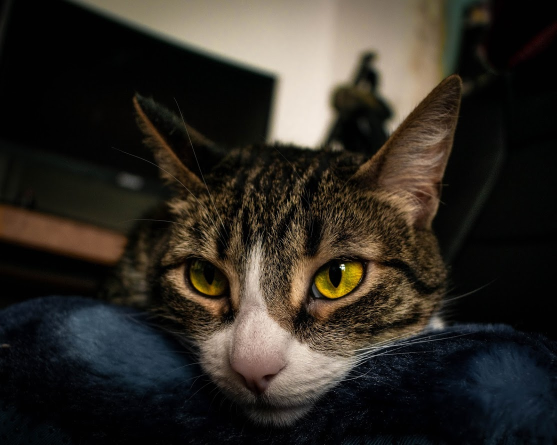
#> input picture images/coyoya.jpg, 1113 x 890 px (shown at 1/2 size)
$ jupyter execute --allow-errors hwk01.ipynb   (shell and % lines are left out)
#> lines starting #> are read from the running program, lines starting #| are printed output that depends on the picture
# MAT281 - Tarea 1

## SVD y Gatitos

En este ejercicio utilizaremos la descomposición valor singular con tal de comprimir imágenes, si bien hay algoritmos mucho mejores para esto, será un ejercicio muy ilustrativo.

### Recuerdo

La descomposición SVD de una matriz $A$ de tamaño $m \times n$ posee la siguiente forma
$$
A = U \Sigma V^H
$$
donde $\Sigma$ es diagonal $m \times n$, mientras que $U$ y $V$ son matrices unitarias $m \times m$ and $n \times n$, respectivamente. Los elementos diagonales de $\Sigma$ son no-negativos y aquellos valores positivos son llamados **valores singulares** de $A$. Como convención los valores singulares se listan en orden decreciente a lo largo de la diagonal. Las columnas de $U$ y $V$ son llamadas **vectores singulares** izquierdos y derechos respectivamente.

PD: Recuerda que $A^H = \bar{A}^\top$, es decir, la matriz traspuesta de la matriz conjugada.

[cell 1]
import numpy as np
from scipy.linalg import svd

np.random.seed(42)  # Para reproducibilidad de resultados

Por ejemplo para una matriz de $2 \times 2$:

[cell 2]
A = np.array([[0.1, 0.5], [0.4, 0.8]])
u, s, vh = svd(A)

#### Ejercicio 1

(5 puntos)

Define la función `svd_validaton` tal que:

1. El _input_ sea un arreglo bidimensional `A` de tamaño $m \times n$.
2. Obtenga la descomposición valor singular de `A`.
3. Retorne `True` o `False` si es que se cumple la igualdad
$$
A = \sum_{l=1}^{\min(m, n)} \sigma_l \; u_l v_l^H,
$$
donde $\sigma_l$ corresponden a los valores singulares de $A$, mientras que $u_i$ y $v_j$ a las columnas de $U$ y $V$ respectivamente. Hint: Utiliza `np.allclose` con la tolerancia por defecto.

[cell 3]
def svd_validation(A):
    a, b = A.shape
    u, s, vh = svd(A)
    print(A)
    summatory = np.zeros(shape=(a,b))
    print(summatory)
    print(s)
    for i in np.arange(min(A.shape)):
        temp_matrix = s[i]*(u[:,i].reshape(a,1)*vh[i,:].reshape(1,b))
        summatory += temp_matrix
    print(summatory)
    return np.allclose(A,summatory)

[cell 4]
A_test = np.random.randint(100, size=(20, 5))

svd_validation(A_test)

### Geometría

Considerar una matriz `A` como un operador lineal tiene una interpretación geométrica muy sencilla, transforma una (hyper)-esfera en una (hyper)-elipse. Por ejemplo, consideremos una esfera unitaria en $\mathbb{R}^2$.

[cell 5]
import matplotlib.pyplot as plt

[cell 6]
def show_circle(circle):
    plt.plot(circle[0, :], circle[1, :])
    plt.axis('image');

[cell 7]
t = np.linspace(0, 3.5 * np.pi , num=300)
l = np.linspace(-1, 1, num=10)
z = np.zeros_like(l)
circle = np.array(
    [
        np.concatenate([l, np.cos(t), z]),
        np.concatenate([z, np.sin(t), l])
    ]
)

show_circle(circle)

Luego, al utilizar `A` como un operador lineal, es decir $A C$.

[cell 8]
print(A)

[cell 9]
show_circle(A @ circle)

#### Ejercicio 2

(5 puntos)

* Obtén la descomposición SVD de $A$, tal que $A = U \Sigma V^H$.
* Grafica el resultado de aplicar los siguientes operadores lineales a la circunferencia unitaria:
    - $U$
    - $\Sigma$
    - $V^H$
* Explica con tus palabras la transformación de la circunferencia unitaria luego de aplicar los operadores anteriores, ¿Influye en algo que $U$ y $V$ sean unitarias?
* ¿Qué relación tienen los operadores anteriores respecto a aplicar el operador lineal $A$?

[cell 10]
u, s, vh = svd(A)

[cell 11]
show_circle(u @ circle)

[cell 12]
show_circle(np.diag(s) @ circle)
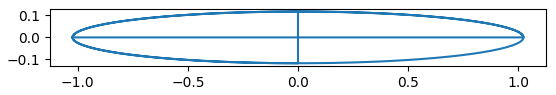
#> figure drawn by matplotlib, 1 panel

[cell 13]
show_circle(vh @ circle)
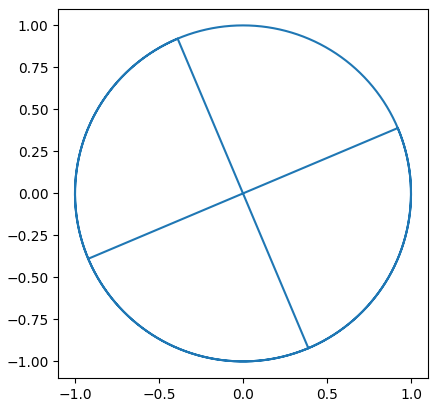
#> figure drawn by matplotlib, 1 panel

__Respuesta:__ Tanto $U$ y $V^H$ son operadores que rotan la circunferencia, el hecho de que sean unitarias preserva las dimensiones de lo que se está rotando ya sea unitario o no, por otro lado $\Sigma$ corresponde a un "achatamiento" en el eje vertical, es decir transforma la circunferencia en una elipse.

__Respuesta:__ Aplicar estas transformaciones en orden es equivalente a aplicar la transformación $A$, lo cual es logico ya que al ser una descomposición lo único que ocurre es que la transformación $A$ se separa en pasos: rotar, achatar y restaurar rotación.

[cell 14]
show_circle(u @ np.diag(s) @ vh @ circle)

### Aproximación Rango Menor

Existen muchas maneras de expresar una matriz como una suma de matrices de menor rango, por ejemplo:

$$
\begin{bmatrix}
a & b \\
c & d
\end{bmatrix}
=
\begin{bmatrix}
a & 0 \\ 0 & 0
\end{bmatrix}
+
\begin{bmatrix}
0 & b \\ 0 & 0
\end{bmatrix}
+
\begin{bmatrix}
0 & 0 \\ c & 0
\end{bmatrix}
+
\begin{bmatrix}
0 & 0 \\ 0 & d
\end{bmatrix}.
$$

Cada una de las matrices del lado derecho pueden tener rango a lo más 1.

En el primer ejercicio demostraste que la descomposición SVD $A$ puede ser expresada como una suma de matrices. Sin embargo, cada una de estas matrices tiene rango 1! Esto pues cada una de estas matrices se forma a partir de los productos externos entre los vectores $u_l$ y $v_l$, es decir $u_l v_l^H$.

La pregunta natural es:

_¿Cómo obtener una buena aproximación de $A$ utilizando matrices de rango muy bajo?_

Bueno, aquí va un teorema.

__Teorema 1:__

Sea $A$ matriz de tamaño $m \times n$. Para cualquier $0 \le \ell \le r = \text{rank}(A)$, se define la matriz
$$
A_\ell = \sum_{j=1}^{\ell} \sigma_j u_j v_j^*,
$$
utilizando los valores singulares $\sigma_j$ y los vectores singulares (izquierdos y derechos) $u_j, v_j$ de $A$,  i.e., $A_\ell$ se compone de la suma de los primeros $\ell$ términos de la descomposición SVD escrita como una suma de productor externos. Luego, el mínimo de  $\| A - B \|_F$ sobre todas las matrices $B$ de tamaño $m \times n$ y rango no mayor a $\ell$ se obtiene por $\| A - A_\ell \|_F$ y el mínimo que se alcanza es  $(\sigma_{\ell+1}^2 + \cdots + \sigma_r^2)^{1/2}$.

Recuerda que la norma de Frobenius se define como

$$
\| A \|_F = \bigg( \sum_{i, j} |A_{ij}|^2 \bigg)^{1/2}.
$$

Motivaremos el ejercicio utilizando imágenes en escala de grises ya que es muy intuitivo, fácil de ver y se puede considerar que la imagen es una matriz.

[cell 15]
from pathlib import Path
from PIL import Image

[cell 16]
# Utilizaremos una foto de una de mis gatitas c:
cat = Image.open(Path().resolve().parent / "images" / "coyoya.jpg").convert('L')
cat

Para convertirla en un numpy array basta con:

[cell 17]
cat_np = np.array(cat)
print(cat_np.shape)
#| (890, 1113)

#### Ejercicio 3

(10 puntos)

Define la función `low_rank_svd_approximation` tal que:

* Los inputs sean $A$ (la imagen convertida un `np.array` de dimensión 2) y un valor entero $\ell$ que represente la cantidad de términos a sumar de la despomposición SVD (respecto al teorema anterior).
* Retorne la aproximación $A_\ell$
* Imprima el error de la aproximación utilizando la norma de Frobenius.

Luego prueba tu función y observa la imagen con distintos valores de $\ell$.

[cell 18]
def low_rank_svd_approximation(A, l):
#> called with l = 10
    a, b=A.shape
#> a = 890; b = 1113
    u, s, vh = svd(A)
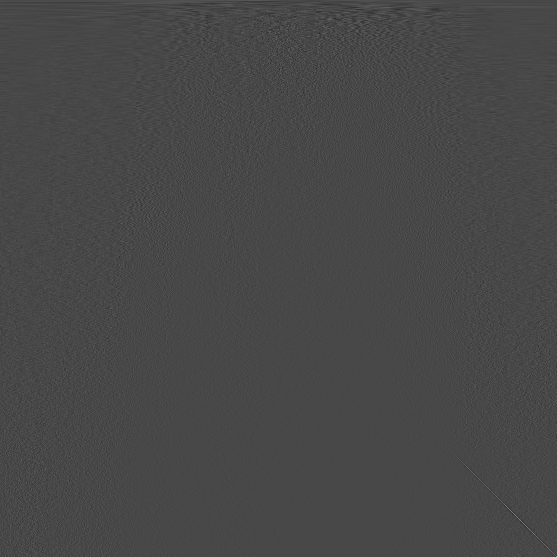
#> vh: shape (1113, 1113) float32 (shown at 1/2 size); min -0.263, max 0.668, mean 3.97e-05; drawn with min black and max white
#> s = 890 values, max 62637.2 at index 0, min 2.25 at index 889, mean 418.9
    summatory=np.zeros(shape=(a,b))
    for i in np.arange(l):
        temp_matrix=s[i]*u[:,i].reshape(a,1)@vh[i,:].reshape(1,b)
        summatory+=temp_matrix
    return summatory

[cell 19]
cat10 = low_rank_svd_approximation(cat_np, l=10)
plt.imshow(cat10, cmap='gray');

[cell 20]
cat50 = low_rank_svd_approximation(cat_np, l=50)
#> call 2 of low_rank_svd_approximation, with l = 50
#> after the loop in low_rank_svd_approximation (call 2), `for i in np.arange(l):`:
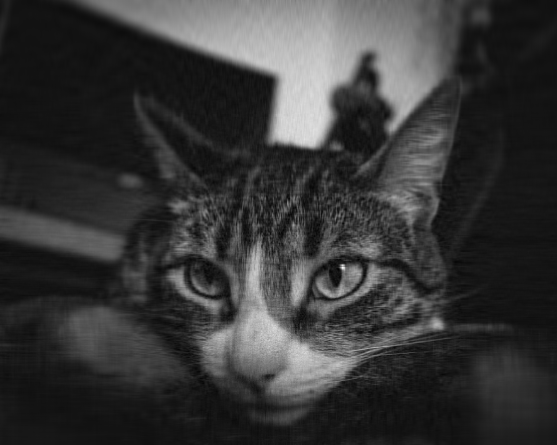
#> summatory: shape (890, 1113) float64 (shown at 1/2 size); min -21.44, max 280.8, mean 44.3; drawn with min black and max white
plt.imshow(cat50, cmap='gray');

#### Ejercicio 4

(15 puntos)

En el ejercicio anterior fijaste un rango máximo y obtuviste la aproximación, sin embargo, en otro contexto, te gustaría fijar una tolerancia de error y obtener la mejor aproximación.

Define la función `low_rank_svd_tol_approximation` tal que:

* Los inputs sean $A$ (la imagen convertida un `np.array` de dimensión 2) y $\varepsilon$ (tolerancia relativa) tal que
$$
\left(\frac{\sigma_{\ell+1}^2 + \cdots + \sigma_r^2}{\sigma_1^2 + \cdots + \sigma_r^2}\right)^{1/2} \le \varepsilon.
$$
* Imprima $\ell(\varepsilon)$, es decir, el mayor rango aproximado de $A$ tal que el error de aproximación sea a lo más $\varepsilon$.
* Retorne la aproximación $A_{\ell(\varepsilon)}$

Luego prueba tu función y observa la imagen con distintos valores de $\varepsilon$.

[cell 21]
d=np.array([1,2,3,4,5])
d[0:len(d)]

[cell 22]
def low_rank_svd_tol_approximation(A, tol):
#> called with tol = 0.1
    u, s, vh = svd(A)
    l=0
    denom=sum(k*k for k in s)
#> denom = 5.26e+09
    for i in range(len(s)):
        num=sum(k*k for k in s[i:len(s)])
        if (num/denom)**(1/2) <= tol:
            l=i
            print(l)
            break
#> this loop made 65 passes
#> (num, l) on pass 65: (51995040.7, 64)
#> num on passes 1 to 6: 5.26e+09, 1.34e+09, 874484040.3, 702313608.3, 588340072.3, 479707760.3
#| 64
    return low_rank_svd_approximation(A, l)

[cell 23]
cat_e1 = low_rank_svd_tol_approximation(cat_np, tol=1.e-1)
plt.imshow(cat_e1, cmap='gray');

[cell 24]
cat_e2 = low_rank_svd_tol_approximation(cat_np, tol=1.e-2)
#> the loop in low_rank_svd_tol_approximation (call 2), `for i in range(len(s)):` made 458 passes
#> (num, l) on pass 458: (520815.2, 457)
#| 457
plt.imshow(cat_e2, cmap='gray');

#### Ejercicio 5

(5 puntos)

Utilizando alguna imagen de tu preferencia utiliza ambas

[cell 25]
your_img_name = "gato.jpg"
your_img = Image.open(Path().resolve().parent / "images" / your_img_name ).convert('L')
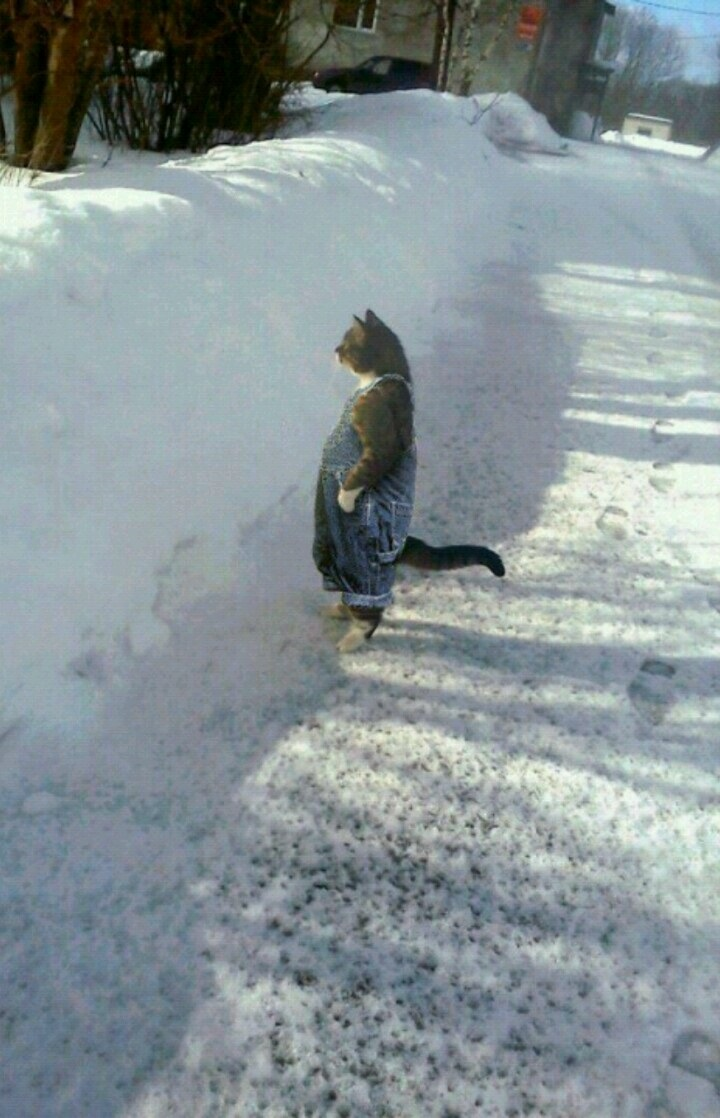
#> input picture images/gato.jpg, 720 x 1118 px
your_img

[cell 26]
your_img_np = np.array(your_img)

[cell 27]
your_img10 = low_rank_svd_approximation(your_img_np, l=10)
#> in low_rank_svd_approximation (call 5), `u, s, vh = svd(A)`:
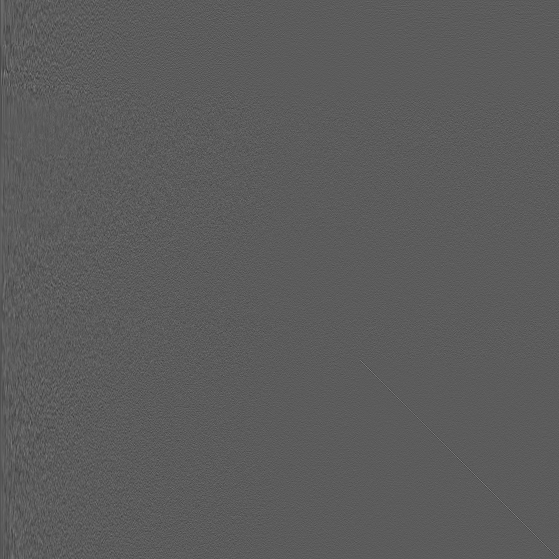
#> u: shape (1118, 1118) float32 (shown at 1/2 size); min -0.265, max 0.468, mean -2.16e-05; drawn with min black and max white
#> in low_rank_svd_approximation (call 5), `u, s, vh = svd(A)`:
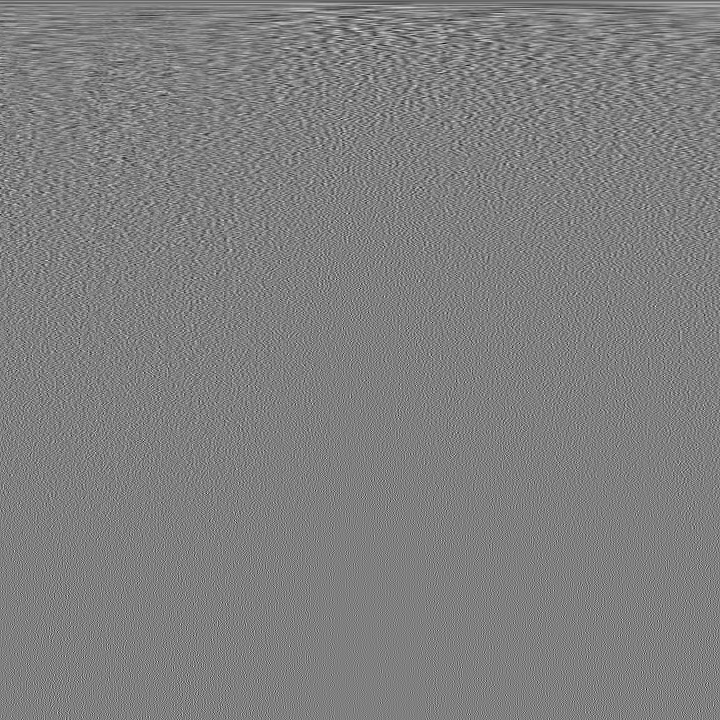
#> vh: shape (720, 720) float32; min -0.211, max 0.209, mean -6.05e-05; drawn with min black and max white
#> in low_rank_svd_approximation (call 5), `u, s, vh = svd(A)`: s = 720 values, max 132215 at index 0, min 3.1 at index 719, mean 463.4
#> the loop in low_rank_svd_approximation (call 5), `for i in np.arange(l):` made 10 passes
#> pass 1, in low_rank_svd_approximation (call 5), `temp_matrix=s[i]*u[:,i].reshape(a,1)@vh[i,:].reshape(1,b)`:
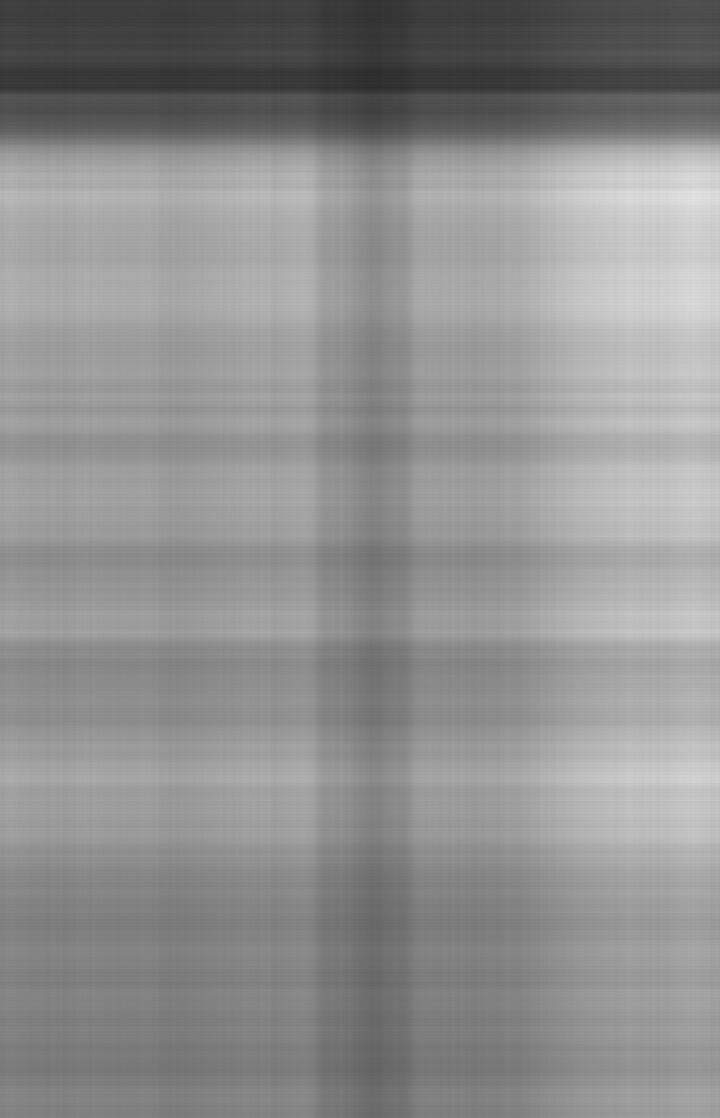
#> temp_matrix: shape (1118, 720) float32; min 44.6, max 225.6, mean 143.5
plt.imshow(your_img10, cmap='gray');

[cell 28]
your_img50 = low_rank_svd_approximation(your_img_np, l=20)
#> after the loop in low_rank_svd_approximation (call 6), `for i in np.arange(l):`:
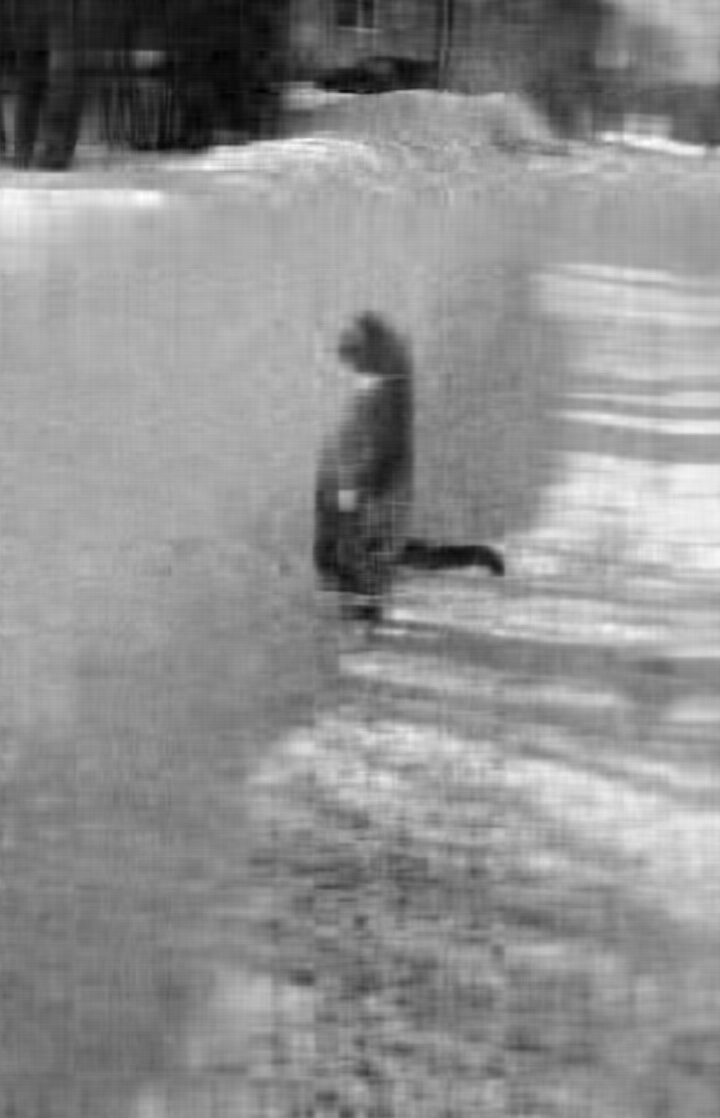
#> summatory: shape (1118, 720) float64; min -9.91, max 262.7, mean 143.4; drawn with min black and max white
plt.imshow(your_img50, cmap='gray');

[cell 29]
your_img_e1 = low_rank_svd_tol_approximation(your_img_np, tol=1.e-1)
#> after the loop in low_rank_svd_approximation (call 7), `for i in np.arange(l):`:
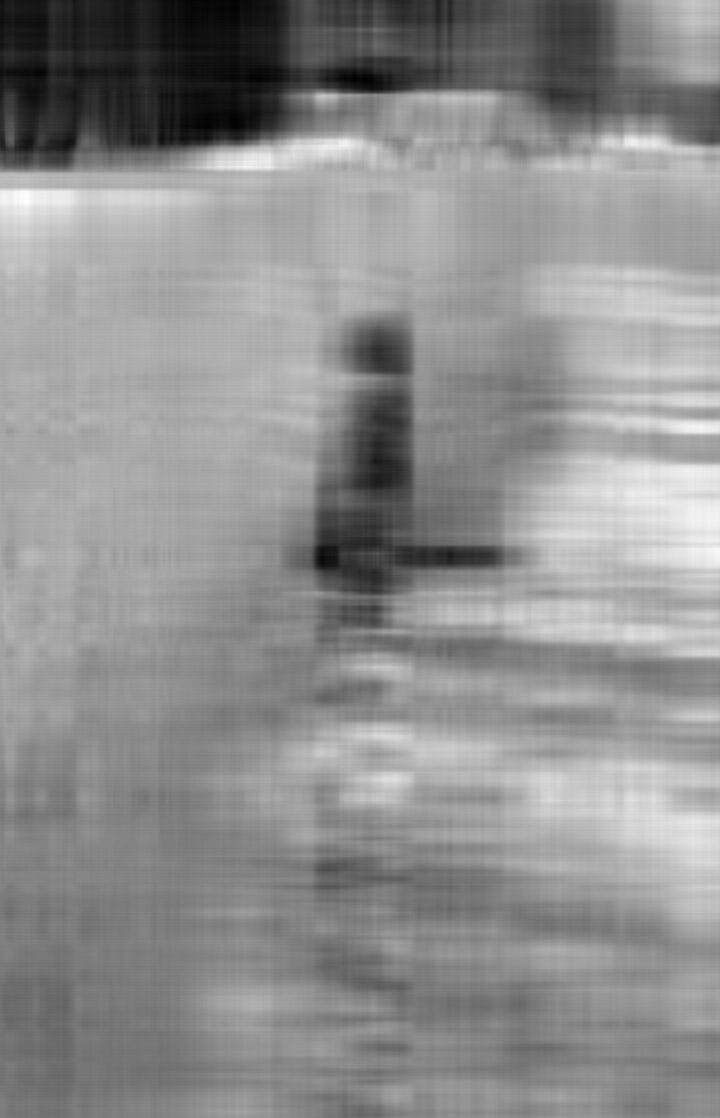
#> summatory: shape (1118, 720) float64; min -3.34, max 258.9, mean 143.4; drawn with min black and max white
plt.imshow(your_img_e1, cmap='gray');

[cell 30]
your_img_e2 = low_rank_svd_tol_approximation(your_img_np, tol=1.e-2)
